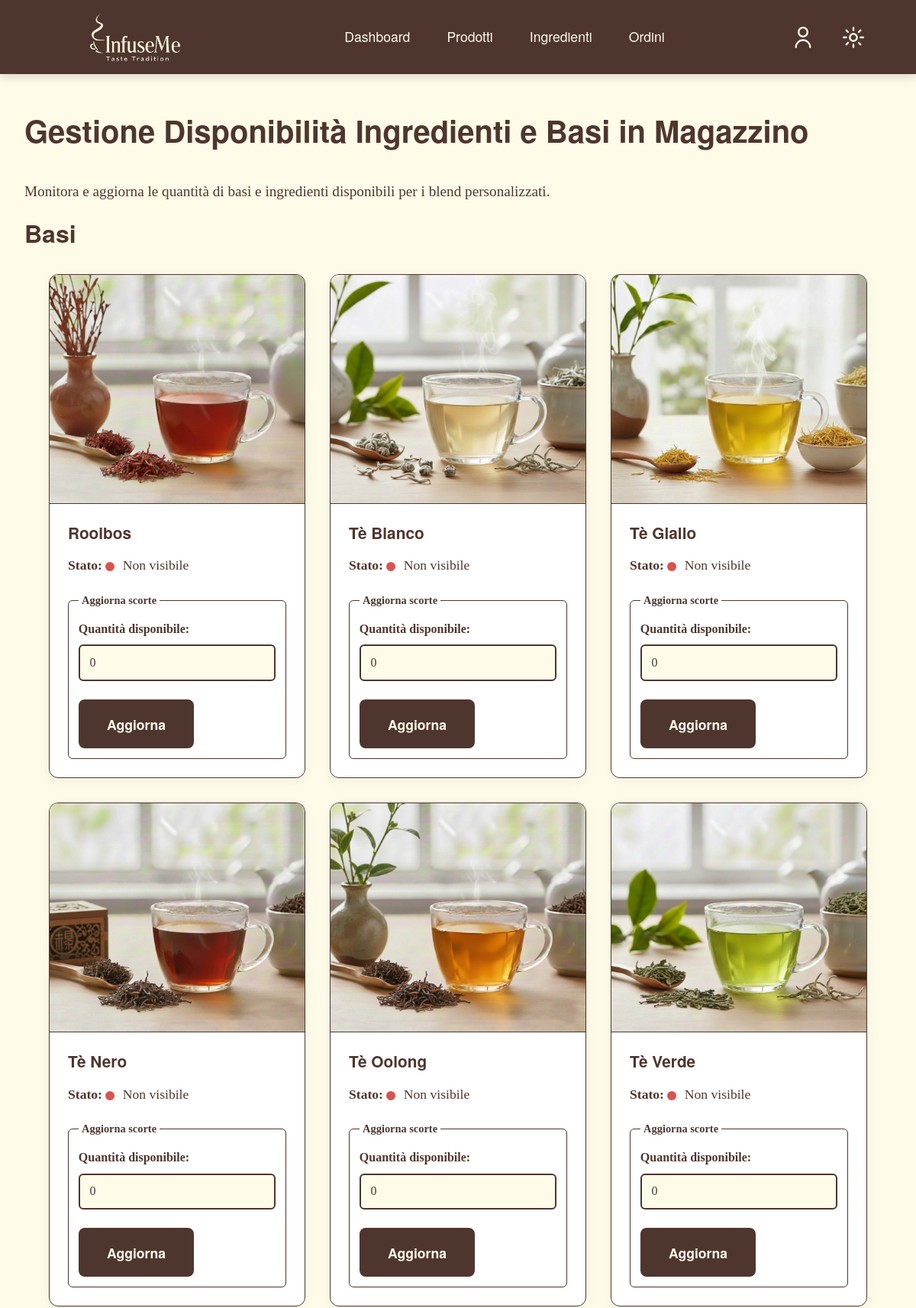
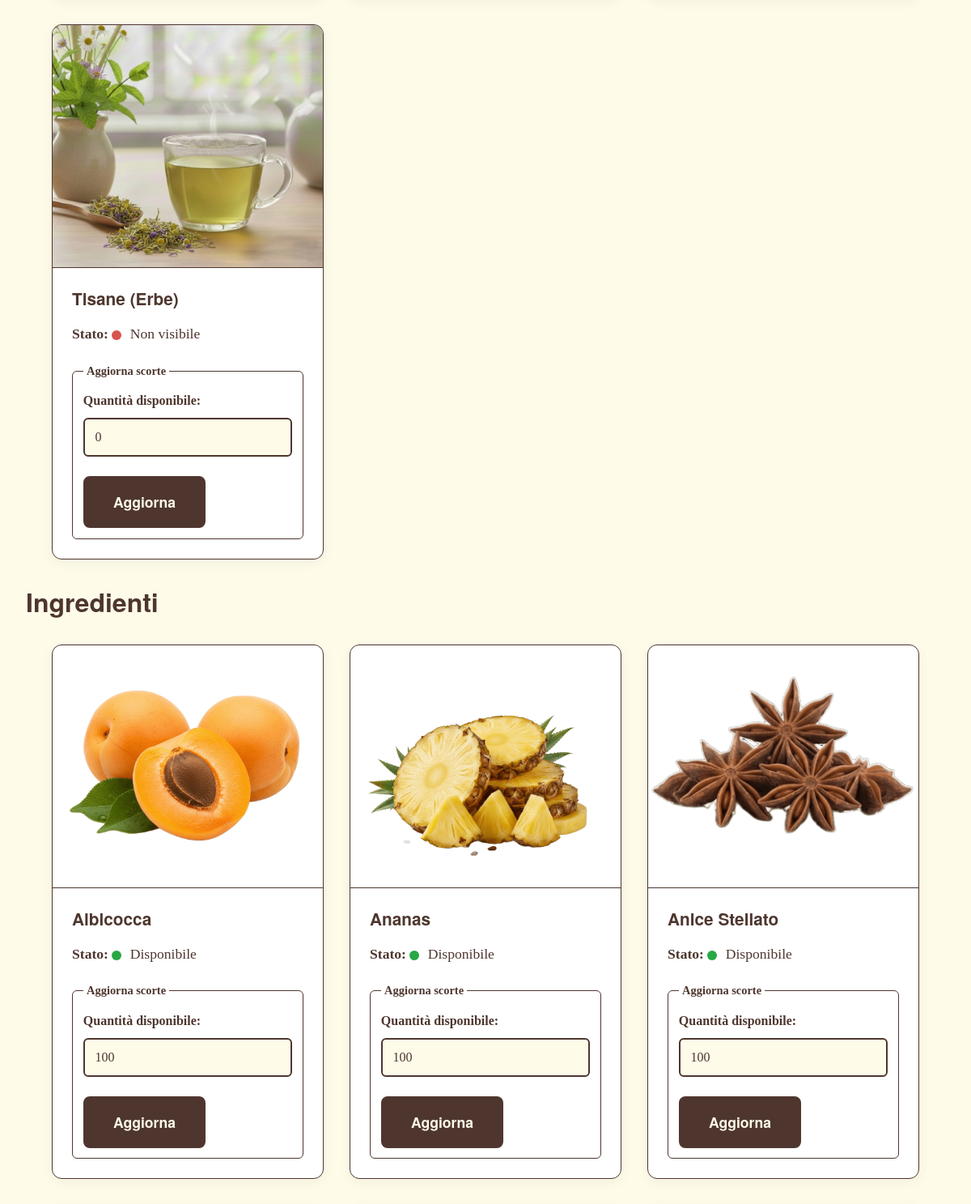
/src/gestioneIngredienti.php (signed in, upper part), run on the app's committed database (2 pictures, top to bottom).
### tables this page shows
CREATE TABLE base (
    id_base INT UNSIGNED AUTO_INCREMENT PRIMARY KEY,
    nome VARCHAR(150) NOT NULL UNIQUE,
    descrizione TEXT NULL,
    img_path VARCHAR(255) NULL,
    temperatura_infusione VARCHAR(50) NOT NULL,
    tempo_infusione VARCHAR(50) NOT NULL
);

CREATE TABLE ingrediente (
    id_ingrediente INT UNSIGNED AUTO_INCREMENT PRIMARY KEY, 
    nome VARCHAR(150) NOT NULL UNIQUE,
    descrizione TEXT NULL,
    tipo ENUM('frutto', 'spezia', 'fiore', 'dolcificante', 'note') NOT NULL,
    img_path VARCHAR(255) NULL,
    disponibile INT UNSIGNED NOT NULL DEFAULT 100
);

### src/gestioneIngredienti.php (the view, shortened to what this page needs)
<?php
require_once 'php/connessione.php';
try {
    $basi = $pdo->query("SELECT * FROM base ORDER BY nome ASC")->fetchAll();
    $ingredienti = $pdo->query("SELECT * FROM ingrediente ORDER BY nome ASC")->fetchAll();
} catch (PDOException $e) {
    die("Errore caricamento dati: " . $e->getMessage());
}
?>
<!DOCTYPE html>
<html lang="it">
<head>
    <link rel="stylesheet" href="style.css" type="text/css">
</head>
<body>
    <header>
        <div class="header-container">
            <div class="logo">
                <img src="images/logo/logoChiaro.webp" alt="InfuseMe" class="logo-image logo-light">
            </div>
            <nav aria-label="Menu principale" role="navigation">
                <ul class="main-nav">
                    <li><a href="dashboardAdmin.php"><span lang="en">Dashboard</span></a></li>
                    <li><a href="gestioneProdotti.php">Prodotti</a></li>
                    <li><a href="gestioneIngredienti.php" class="current-page" aria-current="page">Ingredienti</a></li>
                    <li><a href="gestioneOrdini.php">Ordini</a></li>
                </ul>
            </nav>
            <div class="header-utilities">
                <a href="paginaUtente.html" class="icon-button" aria-label="Accedi all'area personale">
                    <svg class="icon-svg" xmlns="http://www.w3.org/2000/svg" viewBox="0 0 24 24" aria-hidden="true">
                        <path d="M12,12A6,6,0,1,0,6,6,6.006,6.006,0,0,0,12,12ZM12,2A4,4,0,1,1,8,6,4,4,0,0,1,12,2Z"/>
                        <path d="M12,14a9.01,9.01,0,0,0-9,9,1,1,0,0,0,2,0,7,7,0,0,1,14,0,1,1,0,0,0,2,0A9.01,9.01,0,0,0,12,14Z"/>
                    </svg>
                </a>
                <button class="icon-button theme-toggle" aria-label="Cambia tema">
                </button>
            </div>
        </div>
    </header>
    <main id="main-content" role="main">
    <section class="admin-dashboard">
        <h1>Gestione Disponibilità Ingredienti e Basi in Magazzino</h1>
        <p>Monitora e aggiorna le quantità di basi e ingredienti disponibili per i <span lang="en">blend</span> personalizzati.</p>
        <h2>Basi</h2>
        <div class="admin-grid">
            <?php foreach ($basi as $base):
                $quantita = isset($base['disponibile']) ? $base['disponibile'] : 0;
            ?>
            <article class="admin-card">
                <?php if (!empty($base['img_path'])): ?>
                    <img src="<?php echo htmlspecialchars($base['img_path']); ?>" alt="" class="admin-card-img">
                <?php endif; ?>
                <div class="card-content">
                    <h3><?php echo htmlspecialchars($base['nome']); ?></h3>
                    <div class="admin-details">
                        <p><strong>Stato: </strong>
                            <?php if ($quantita > 0): ?>
                                <span class="stato-disponibile"></span> Disponibile
                            <?php else: ?>
                                <span class="stato-non-disponibile"></span> Non visibile
                            <?php endif; ?>
                        </p>
                    </div>
                    <form method="POST" action="php/aggiornaDisponibilita.php">
                        <fieldset>
                            <legend>Aggiorna scorte</legend>
                            <div class="input-group">
                                <label for="qta_base<?php echo $base['id_base']; ?>">Quantità disponibile:</label>
                                <input type="number"
                                       id="qta_base<?php echo $base['id_base']; ?>"
                                       name="quantita"
                                       value="<?php echo $quantita; ?>"
                                       min="0">
                            </div>
                            <input type="submit" class="bottone-primario" value="Aggiorna">
                        </fieldset>
                    </form>
                </div>
            </article>
            <?php endforeach; ?>
        </div>
        <h2>Ingredienti</h2>
        <div class="admin-grid">
            <?php foreach ($ingredienti as $ing):
                $qtIng = isset($ing['disponibile']) ? $ing['disponibile'] : 0;
            ?>
            <article class="admin-card">
                <?php if (!empty($ing['img_path'])): ?>
                    <img src="<?php echo htmlspecialchars($ing['img_path']); ?>" alt="" class="admin-card-img">
                <?php endif; ?>
                <div class="card-content">
                    <h3><?php echo htmlspecialchars($ing['nome']); ?></h3>
                    <div class="admin-details">
                        <p><strong>Stato: </strong>
                            <?php if ($qtIng > 0): ?>
                                <span class="stato-disponibile"></span> Disponibile
                            <?php else: ?>
                                <span class="stato-non-disponibile"></span> Esaurito
                            <?php endif; ?>
                        </p>
                    </div>
                    <form method="POST" action="php/aggiornaDisponibilita.php">
                        <fieldset>
                            <legend>Aggiorna scorte</legend>
                            <div class="input-group">
                                <label for="qta_ing<?php echo $ing['id_ingrediente']; ?>">Quantità disponibile:</label>
                                <input type="number"
                                       id="qta_ing<?php echo $ing['id_ingrediente']; ?>"
                                       name="quantita"
                                       value="<?php echo $qtIng; ?>"
                                       min="0">
                            </div>
                            <input type="submit" class="bottone-primario" value="Aggiorna">
                        </fieldset>
                    </form>
                </div>
            </article>
            <?php endforeach; ?>
        </div>
    </section>
    </main>
</body>
</html>

### data on the page
base: img_path (picture), nome "Rooibos", quantita "0"
base: img_path (picture), nome "Tè Bianco", quantita "0"
base: img_path (picture), nome "Tè Giallo", quantita "0"
base: img_path (picture), nome "Tè Nero", quantita "0"
base: img_path (picture), nome "Tè Oolong", quantita "0"
base: img_path (picture), nome "Tè Verde", quantita "0"
base: img_path (picture), nome "Tisane (Erbe)", quantita "0"
ingrediente: img_path (picture), nome "Albicocca", shows "Disponibile", quantita "100"
ingrediente: img_path (picture), nome "Ananas", shows "Disponibile", quantita "100"
ingrediente: img_path (picture), nome "Anice Stellato", shows "Disponibile", quantita "100"
